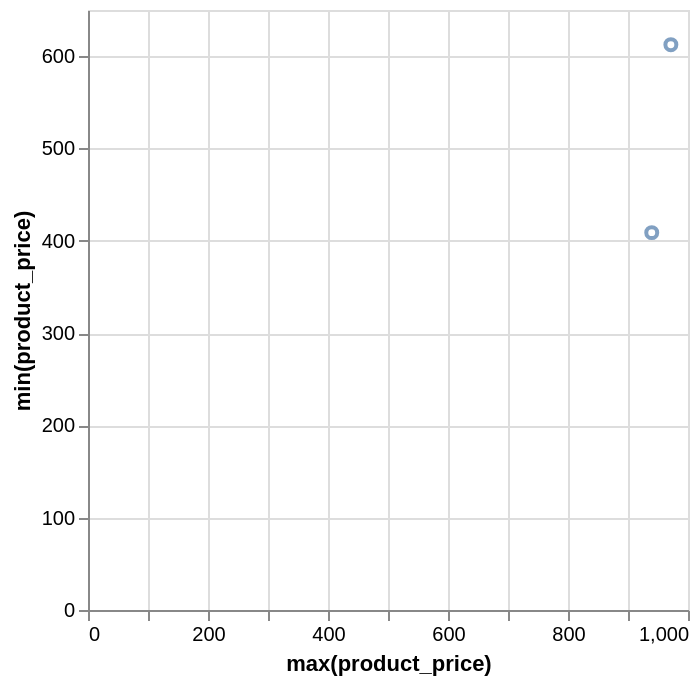

Specify this chart in Vega-Lite:
### Vega-Lite specification from a JSON file in a GitHub repository (floating-point values rounded to 4 significant figures)
{"data": {"values": [{"x_data": 939.6, "y_data": 408.8}, {"x_data": 971.4, "y_data": 612.5}]}, "mark": "point", "encoding": {"x": {"field": "x_data", "type": "quantitative", "title": "max(product_price)"}, "y": {"field": "y_data", "type": "quantitative", "title": "min(product_price)"}}}
